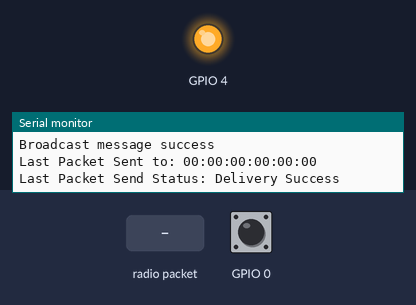
Recording of a sketch running on a simulated ESP32. On the bench: output pins drawn as LEDs (lit = HIGH), the last lines printed to the serial monitor. The test bench sets the inputs (shaded band); at power-on: GPIO 0 HIGH.

Above: at 2.2 s.
2.3 s: radio packet "1" arrives
At 3.2 s:
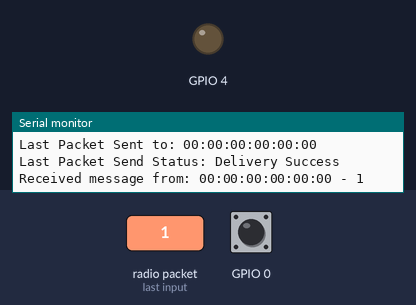
3.8 s: GPIO 0 pulled LOW for 1 s
At 5.1 s:
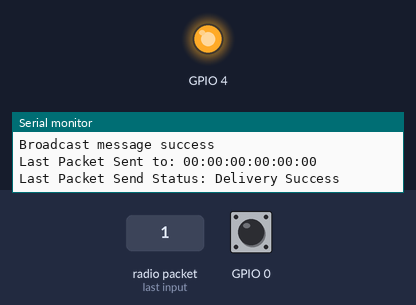
6.3 s: GPIO 0 pulled LOW for 0.15 s
At 6.9 s:
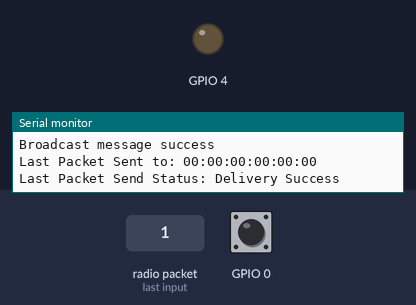
Timing chart, 0 to 9.3 s (numbered marks = the images above; inputs shaded):
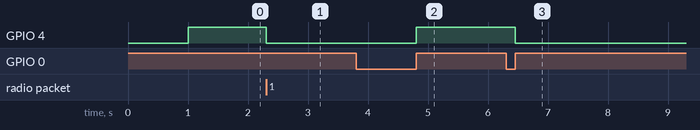

The sketch:

twoway_com.ino
```cpp
#include <WiFi.h>
#include <esp_now.h>

bool buttonDown = false;
bool ledOn = false;

void formatMacAddress(const uint8_t *macAddr, char *buffer, int maxLength)
{
  snprintf(buffer, maxLength, "%02x:%02x:%02x:%02x:%02x:%02x", macAddr[0], macAddr[1], macAddr[2], macAddr[3], macAddr[4], macAddr[5]);
}

void receiveCallback(const uint8_t *macAddr, const uint8_t *data, int dataLen)
{
  // only allow a maximum of 250 characters in the message + a null terminating byte
  char buffer[ESP_NOW_MAX_DATA_LEN + 1];
  int msgLen = min(ESP_NOW_MAX_DATA_LEN, dataLen);
  strncpy(buffer, (const char *)data, msgLen);
  // make sure we are null terminated
  buffer[msgLen] = 0;
  // format the mac address
  char macStr[18];
  formatMacAddress(macAddr, macStr, 18);
  // debug log the message to the serial port
  Serial.printf("Received message from: %s - %s\n", macStr, buffer);
  // what are our instructions
  if (strcmp("on", buffer) == 0)
  {
    ledOn = true;
  }
  else
  {
    ledOn = false;
  }
  digitalWrite(4, ledOn);
}

// callback when data is sent
void sentCallback(const uint8_t *macAddr, esp_now_send_status_t status)
{
  char macStr[18];
  formatMacAddress(macAddr, macStr, 18);
  Serial.print("Last Packet Sent to: ");
  Serial.println(macStr);
  Serial.print("Last Packet Send Status: ");
  Serial.println(status == ESP_NOW_SEND_SUCCESS ? "Delivery Success" : "Delivery Fail");
}

void broadcast(const String &message)
{
  // this will broadcast a message to everyone in range
  uint8_t broadcastAddress[] = {0xFF, 0xFF, 0xFF, 0xFF, 0xFF, 0xFF};
  esp_now_peer_info_t peerInfo = {};
  memcpy(&peerInfo.peer_addr, broadcastAddress, 6);
  if (!esp_now_is_peer_exist(broadcastAddress))
  {
    esp_now_add_peer(&peerInfo);
  }
  esp_err_t result = esp_now_send(broadcastAddress, (const uint8_t *)message.c_str(), message.length());
  // and this will send a message to a specific device
  /*uint8_t peerAddress[] = {0x3C, 0x71, 0xBF, 0x47, 0xA5, 0xC0};
  esp_now_peer_info_t peerInfo = {};
  memcpy(&peerInfo.peer_addr, peerAddress, 6);
  if (!esp_now_is_peer_exist(peerAddress))
  {
    esp_now_add_peer(&peerInfo);
  }
  esp_err_t result = esp_now_send(peerAddress, (const uint8_t *)message.c_str(), message.length());*/
  if (result == ESP_OK)
  {
    Serial.println("Broadcast message success");
  }
  else if (result == ESP_ERR_ESPNOW_NOT_INIT)
  {
    Serial.println("ESPNOW not Init.");
  }
  else if (result == ESP_ERR_ESPNOW_ARG)
  {
    Serial.println("Invalid Argument");
  }
  else if (result == ESP_ERR_ESPNOW_INTERNAL)
  {
    Serial.println("Internal Error");
  }
  else if (result == ESP_ERR_ESPNOW_NO_MEM)
  {
    Serial.println("ESP_ERR_ESPNOW_NO_MEM");
  }
  else if (result == ESP_ERR_ESPNOW_NOT_FOUND)
  {
    Serial.println("Peer not found.");
  }
  else
  {
    Serial.println("Unknown error");
  }
}

void setup()
{
  Serial.begin(115200);
  delay(1000);
  //Set device in STA mode to begin with
  WiFi.mode(WIFI_STA);
  Serial.println("ESPNow Example");
  // Output my MAC address - useful for later
  Serial.print("My MAC Address is: ");
  Serial.println(WiFi.macAddress());
  // shut down wifi
  WiFi.disconnect();
  // startup ESP Now
  if (esp_now_init() == ESP_OK)
  {
    Serial.println("ESPNow Init Success");
    esp_now_register_recv_cb(receiveCallback);
    esp_now_register_send_cb(sentCallback);
  }
  else
  {
    Serial.println("ESPNow Init Failed");
    delay(3000);
    ESP.restart();
  }
  // use the built in button
  pinMode(0, INPUT_PULLUP);
  pinMode(4, OUTPUT);
}

void loop()
{
  if (digitalRead(0))
  {
    // detect the transition from low to high
    if (!buttonDown)
    {
      buttonDown = true;
      // toggle the LED state
      ledOn = !ledOn;
      digitalWrite(4, ledOn);
      // send a message to everyone else
      if (ledOn)
      {
        broadcast("on");
      }
      else
      {
        broadcast("off");
      }
    }
    // delay to avoid bouncing
    delay(500);
  }
  else
  {
    // reset the button state
    buttonDown = false;
  }
}
```

Measured:
- after the input at 2.3 s, GPIO 4: HIGH → LOW at once
- after the input at 3.8 s, GPIO 4: LOW → HIGH after 1.0 s
- after the input at 6.3 s, GPIO 4: HIGH → LOW after 0.15 s
